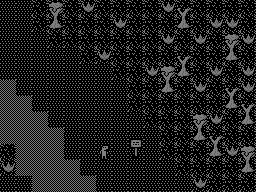

Tiled map render using the project's own tile images. Description and the whole map definition, tile-layer contents included, below:
An orthogonal 16x12 tile map with 16x16 px tiles, 4 tile layers (bottom, blocking, top, toppest).

<map version="1.2" tiledversion="1.2.1" orientation="orthogonal" renderorder="right-down" width="16" height="12" tilewidth="16" tileheight="16" infinite="0" nextlayerid="5" nextobjectid="1">
 <tileset firstgid="1" name="tileset" tilewidth="16" tileheight="16" tilecount="50" columns="5">
  <image source="../images/tileset.png" width="80" height="160" />
 </tileset>
 <layer id="1" name="bottom" width="16" height="12">
  <data encoding="csv">
12,12,29,29,29,29,29,29,29,29,29,29,29,29,29,29,
12,12,29,29,29,29,29,29,29,29,29,29,29,29,29,29,
12,12,12,29,29,29,29,29,29,29,29,29,29,29,29,29,
12,12,12,12,12,29,29,29,29,29,29,29,29,29,29,29,
12,12,12,12,12,12,12,29,29,29,29,29,29,29,29,29,
11,12,12,12,12,12,12,12,29,29,29,29,29,29,29,29,
11,11,12,12,12,12,12,12,29,29,29,29,29,29,29,29,
11,11,11,12,12,12,12,12,12,29,29,29,29,29,29,29,
11,11,11,11,12,12,12,12,12,12,29,29,29,29,29,29,
29,11,11,11,12,12,12,12,12,12,29,29,29,29,29,29,
29,11,11,11,11,12,12,12,12,12,12,29,29,29,29,29,
12,12,11,11,11,11,12,12,12,12,12,12,29,29,29,29
</data>
 </layer>
 <layer id="2" name="blocking" width="16" height="12">
  <data encoding="csv">
0,0,0,0,0,28,0,0,0,0,28,0,0,0,0,0,
0,0,0,39,0,0,0,28,0,0,0,39,0,28,28,0,
0,0,0,0,0,0,0,0,0,0,28,0,28,0,0,28,
0,0,0,0,0,0,28,0,0,0,0,0,0,0,39,0,
0,0,0,0,0,0,0,0,0,28,0,39,0,28,0,28,
0,0,0,0,0,0,0,0,0,0,39,0,28,0,0,28,
0,0,0,0,0,0,0,0,0,0,0,0,0,0,39,0,
0,0,0,0,0,0,0,0,0,0,0,0,0,28,0,39,
0,0,0,0,0,0,0,0,0,0,0,0,39,0,0,0,
0,0,0,0,0,0,4,0,31,0,0,0,0,39,28,0,
28,0,0,0,0,0,0,0,0,0,0,0,0,0,0,39,
0,0,0,0,0,0,0,0,0,0,0,0,28,0,0,0
</data>
 </layer>
 <layer id="3" name="top" width="16" height="12">
  <data encoding="csv">
0,0,0,34,0,0,0,0,0,0,0,34,0,0,0,0,
0,0,0,0,0,0,0,0,0,0,0,0,0,0,0,0,
0,0,0,0,0,0,0,0,0,0,0,0,0,0,34,0,
0,0,0,0,0,0,0,0,0,0,0,34,0,0,0,0,
0,0,0,0,0,0,0,0,0,0,34,0,0,0,0,0,
0,0,0,0,0,0,0,0,0,0,0,0,0,0,34,0,
0,0,0,0,0,0,0,0,0,0,0,0,0,0,0,34,
0,0,0,0,0,0,0,0,0,0,0,0,34,0,0,0,
0,0,0,0,0,0,0,0,26,0,0,0,0,34,0,0,
0,0,0,0,0,0,0,0,0,0,0,0,0,0,0,34,
0,0,0,0,0,0,0,0,0,0,0,0,0,0,0,0,
0,0,0,0,0,0,0,0,0,0,0,0,0,0,0,0
</data>
 </layer>
 <layer id="4" name="toppest" width="16" height="12">
  <data encoding="csv">
0,0,0,33,0,0,0,0,0,0,0,0,0,0,0,0,
0,0,0,0,0,0,0,0,0,0,0,0,0,0,0,0,
0,0,0,0,0,0,0,0,0,0,0,0,0,0,33,0,
0,0,0,0,0,0,0,0,0,0,0,0,0,0,0,0,
0,0,0,0,0,0,0,0,0,0,33,0,0,0,0,0,
0,0,0,0,0,0,0,0,0,0,0,0,0,0,0,0,
0,0,0,0,0,0,0,0,0,0,0,0,0,0,0,0,
0,0,0,0,0,0,0,0,0,0,0,0,33,0,0,0,
0,0,0,0,0,0,0,0,0,0,0,0,0,0,0,0,
0,0,0,0,0,0,0,0,0,0,0,0,0,0,0,33,
0,0,0,0,0,0,0,0,0,0,0,0,0,0,0,0,
0,0,0,0,0,0,0,0,0,0,0,0,0,0,0,0
</data>
 </layer>
</map>
